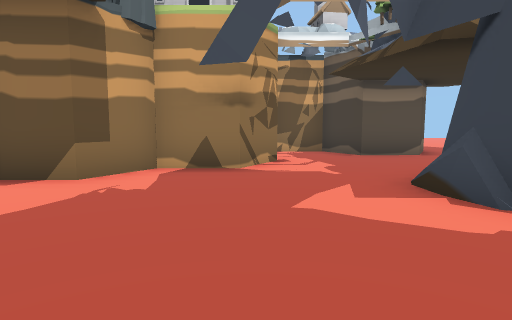
View 1 (above)

24 first-person views from a walk through a scene from a Unity 3-D project. The camera is 1.5 m above the floor, tilts 6° down and sees 75° across. The floor is counted in squares, 2 m on a side. Each view is taken from the middle of a square. On the plan, view 1 faces up. The plan holds only what a view shows up to about 11 squares ahead; the rest is blank. The place goes on beyond the plan.

View 2
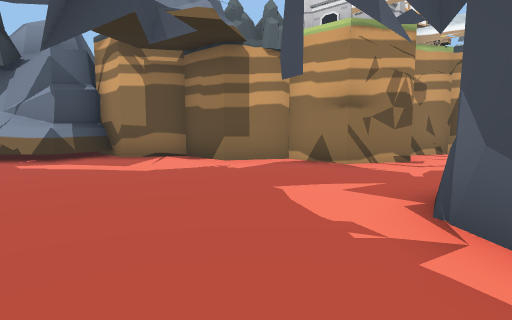

View 3
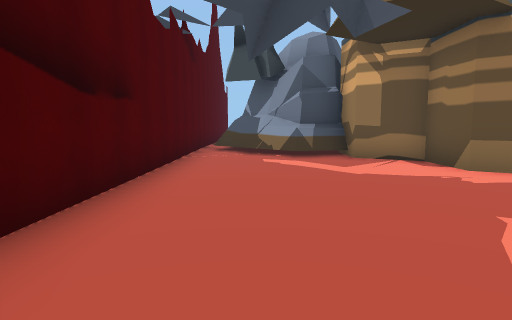

View 4
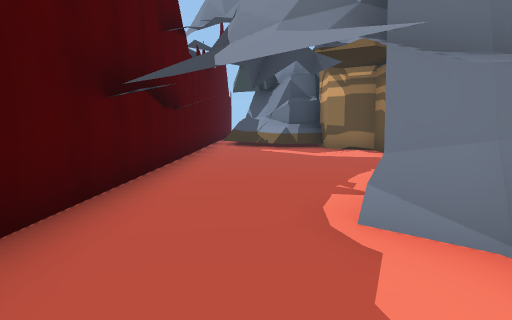

View 5
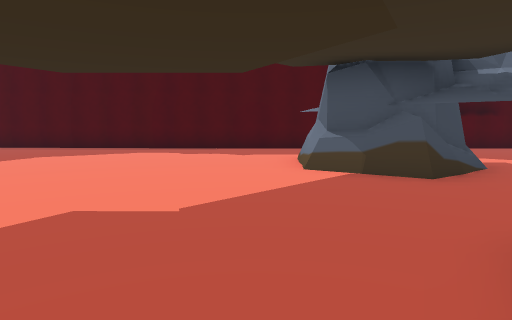

View 6
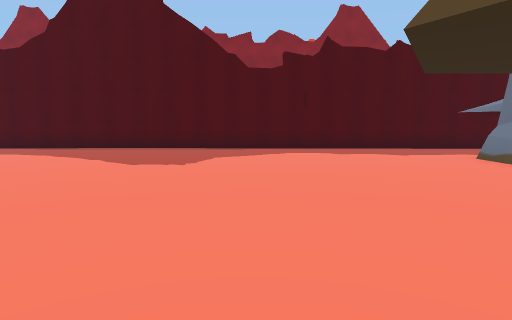

View 7
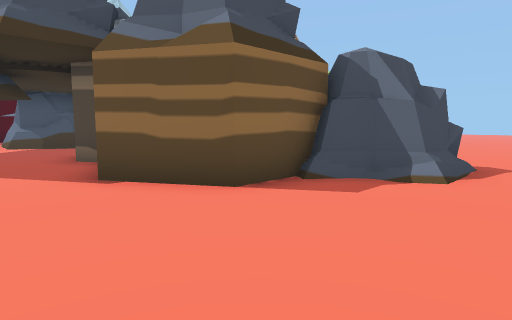

View 8
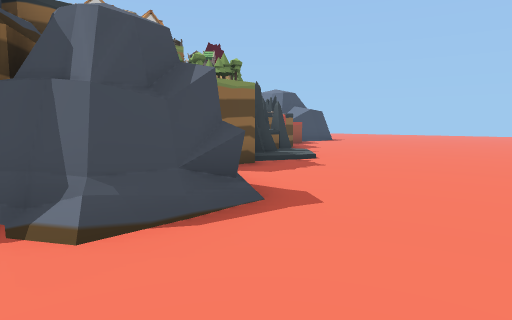

View 9
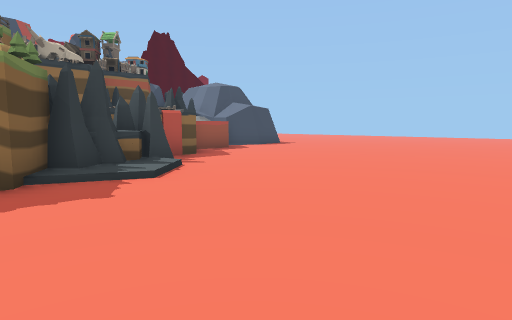

View 10
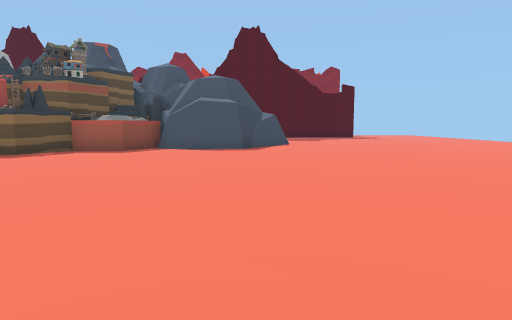

View 11
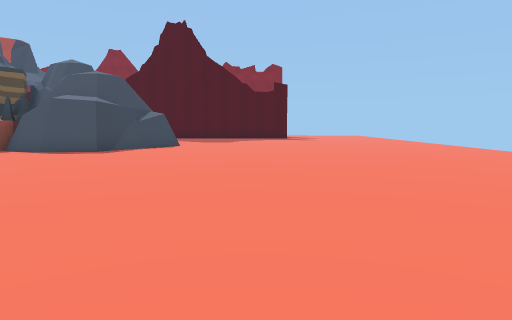

View 12
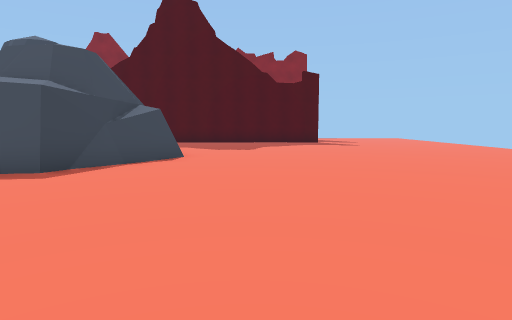

View 13
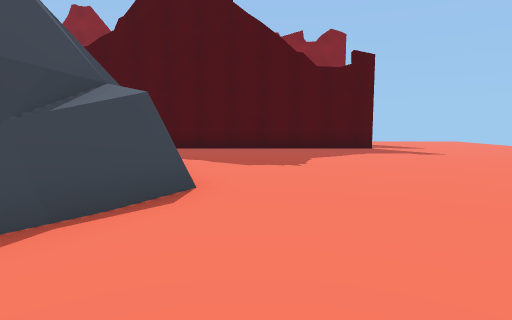

View 14
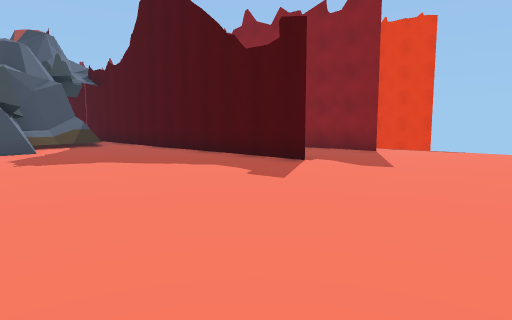

View 15
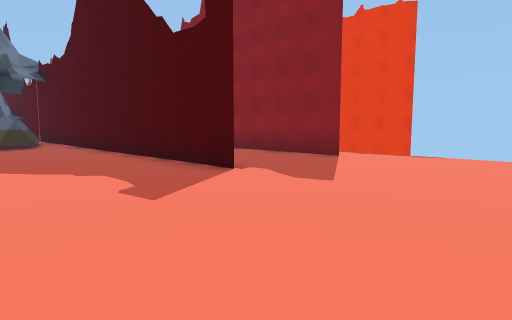

View 16
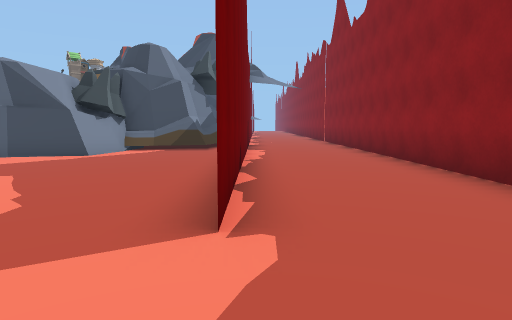

View 17
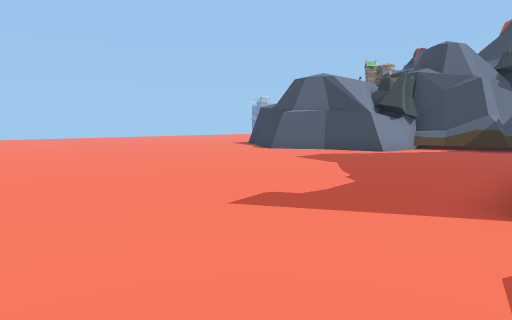

View 18
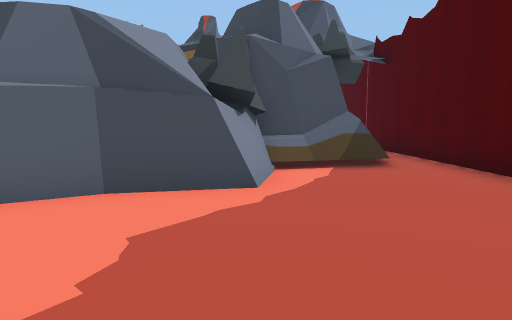

View 19
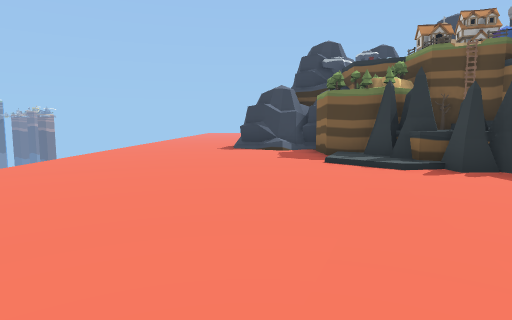

View 20
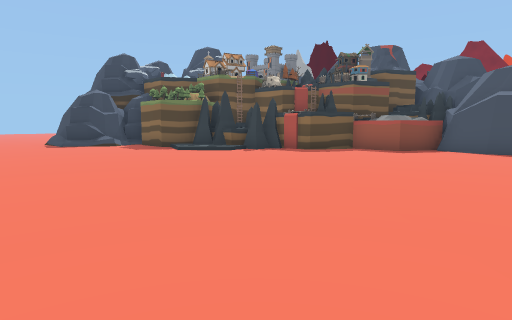

View 21
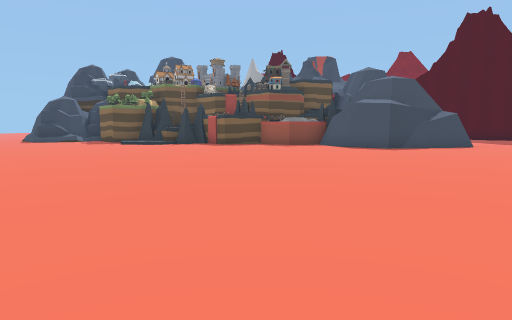

View 22
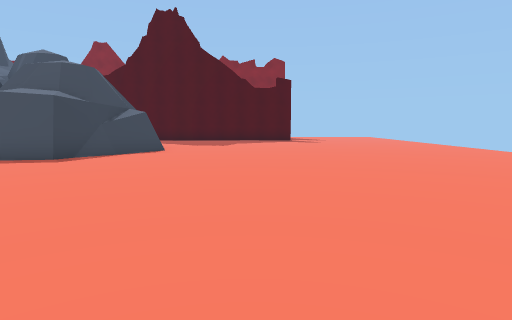

View 23
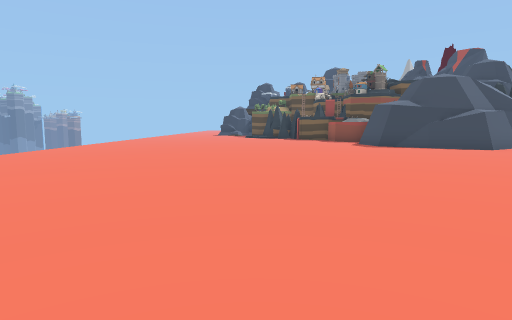

View 24
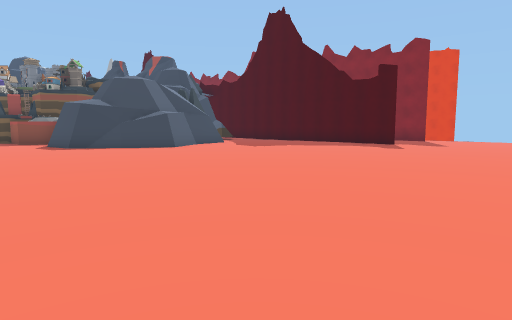

### Floor plan
Key: @ floor where view 1 was taken; # wall or solid block; . main floor; : floor 0.25 m higher than the main floor; / step, stairs or slope; = window, fence, low wall or low ledge; R rock; T tree; O other object.
Columns run from 23 left of view 1 to 18 right of it. Each row starts with its distance up from view 1.
 19        .........  .......
 18       .....................
 17      ..........................
 16    ............................
 15   ......................##.....
 14  ......................#####...
 13 .................../:####  ##..
 12 ...................RR#      #.
 11 ..................#RRT      ..
 10 .................## OO #####..   .
  9 ............##.###     #.###... ...
  8 ...........#####       #............
  7 ...........#  ##       #.............
  6 ..........##         ###.............
  5 ...........#       ###....##..........
  4 ...........#      ##.....####..........
  3 ...........####  ##......####..........
  2  ............/#  ##.......#.............
  1  ............=####.......................
  0  ..............=#......@..................
 -1  .....####################################
 -2   .............
 -3   .............
 -4   ....#########
 -5   .....

Positions as (right, up) in squares from view 1, and headings:
1: (0, 0), facing up
2: (3, 0), facing up-left
3: (3, 1), facing left
4: (6, 1), facing left
5: (6, 10), facing down
6: (10, 10), facing down
7: (7, 17), facing down-left
8: (3, 18), facing down-left
9: (-1, 18), facing down-left
10: (-12, 19), facing down
11: (-16, 18), facing down
12: (-15, 14), facing down
13: (-14, 10), facing down
14: (-22, 5), facing down-right
15: (-22, 3), facing down-right
16: (-20, -1), facing right
17: (-21, -1), facing up-right
18: (-16, 3), facing right
19: (-10, 15), facing right
20: (-12, 19), facing down-right
21: (-16, 19), facing down-right
22: (-16, 16), facing down
23: (-23, 13), facing right
24: (-23, 12), facing down-right
